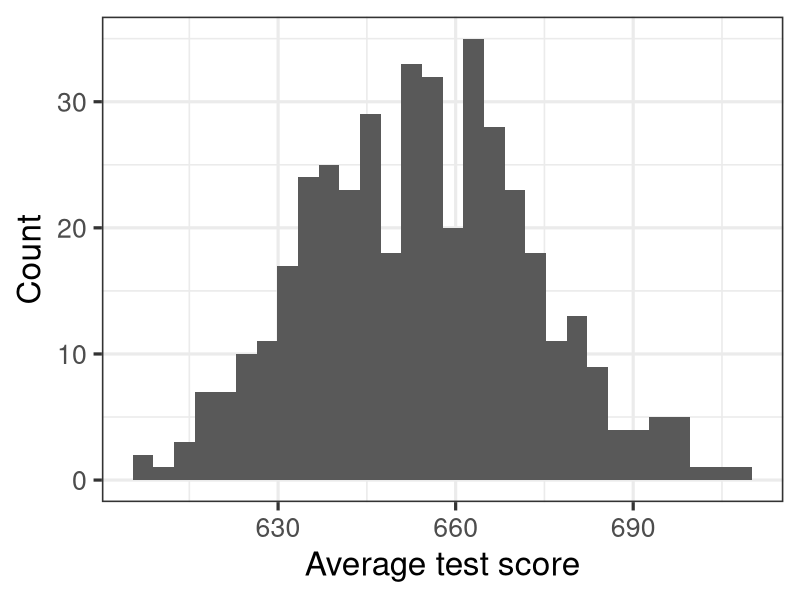
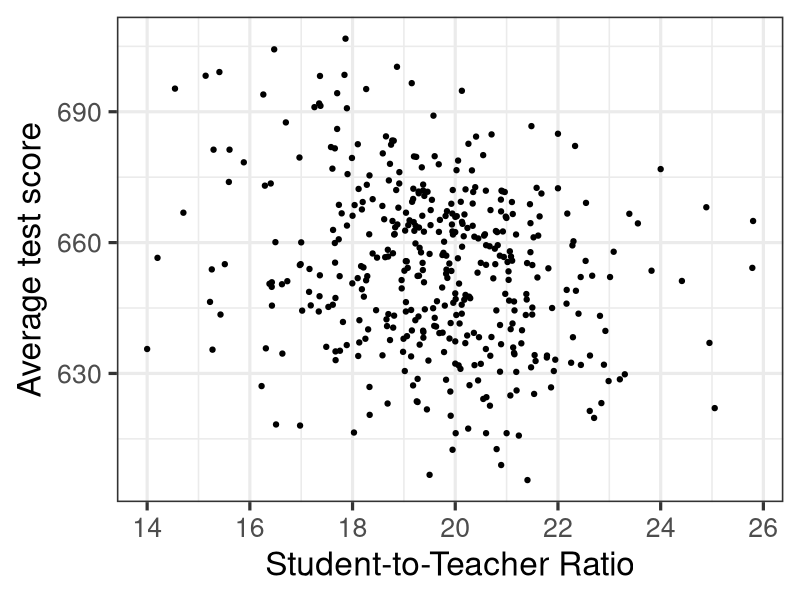
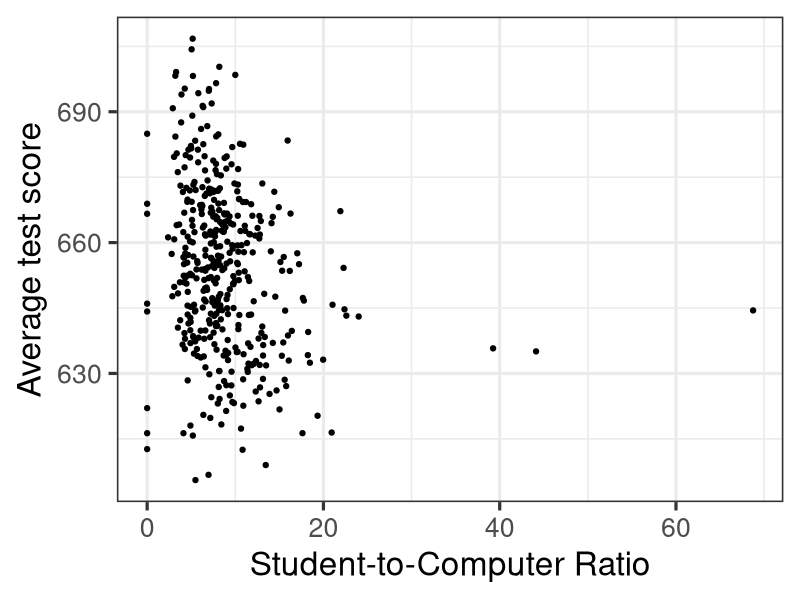
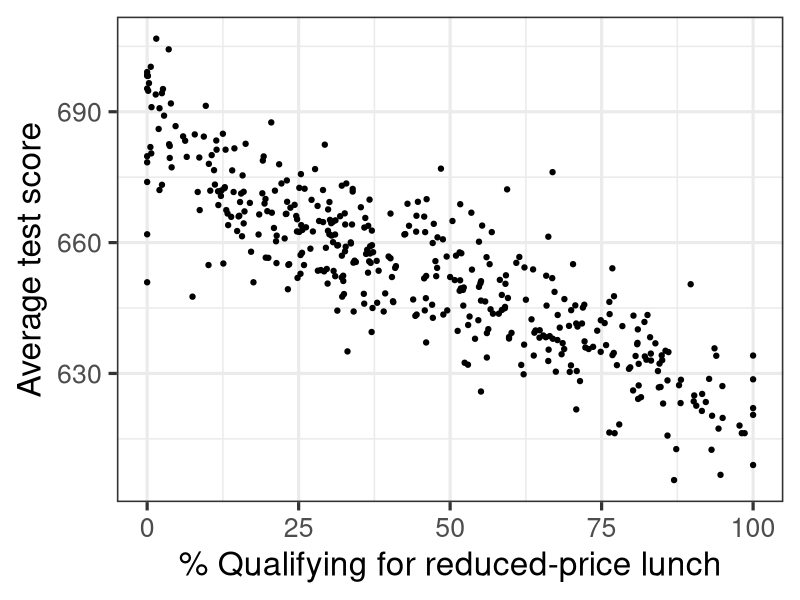

Write R code to recreate these figures, in order.
## ---- chunk 1
#| echo: false

library(tidyverse)
theme_set(theme_bw(base_size = 24))
## ---- chunk 2
data("CASchools", package = "AER")

ca_schools <- CASchools |> 
  mutate(student_teacher_ratio = students / teachers) |> 
  mutate(student_computer_ratio = case_when(
    computer != 0 ~ students / computer,
    computer == 0 ~ 0
  )) |> 
  mutate(ave_score = (read + math) / 2)
## ---- chunk 3
#| echo: false
ggplot(
  ca_schools, 
  aes(x = ave_score)
) +
  geom_histogram() +
  labs(
    x = "Average test score",
    y = "Count"
  )
## ---- chunk 4
#| echo: false
ggplot(
  ca_schools, 
  aes(x = student_teacher_ratio, y = ave_score)
) +
  geom_point() +
  labs(
    x = "Student-to-Teacher Ratio",
    y = "Average test score"
  )
## ---- chunk 5
#| echo: false
ggplot(
  ca_schools, 
  aes(x = student_computer_ratio, y = ave_score)
) +
  geom_point() +
  labs(
    x = "Student-to-Computer Ratio",
    y = "Average test score"
  )
## ---- chunk 6
#| echo: false
ggplot(
  ca_schools, 
  aes(x = lunch, y = ave_score)
) +
  geom_point() +
  labs(
    x = "% Qualifying for reduced-price lunch",
    y = "Average test score"
  )
## ---- chunk 7
score_model1 <- lm(
  ave_score ~ student_teacher_ratio + student_computer_ratio + lunch, 
  data = ca_schools
)

summary(score_model1)
## ---- chunk 8
library(broom)

glance(score_model1)
## ---- chunk 9
glance(score_model1) |> 
  pull(statistic)

glance(score_model1) |> 
  pull(p.value)
## ---- chunk 10
#| echo: false

m1_p_value <- glance(score_model1) |>
  pull(p.value)
## ---- chunk 11
score_model1 <- lm(
  ave_score ~ student_teacher_ratio + student_computer_ratio + lunch,
  data = ca_schools
)

score_model2 <- lm(
  ave_score ~ lunch,
  data = ca_schools
)

anova(score_model2, score_model1)
## ---- chunk 12
partial_f_test <- anova(score_model2, score_model1)
partial_f_test_p_value <- partial_f_test$`Pr(>F)`[2]
## ---- chunk 13
tidy(score_model1)
tidy(score_model2)
## ---- chunk 14
my_new_data <- data.frame(
  student_teacher_ratio = 22,
  student_computer_ratio = 10,
  lunch = 50
)

predict(score_model1, newdata = my_new_data, interval = "prediction")
## ---- chunk 15
my_pred <- predict(score_model1, newdata = my_new_data, interval = "prediction")
